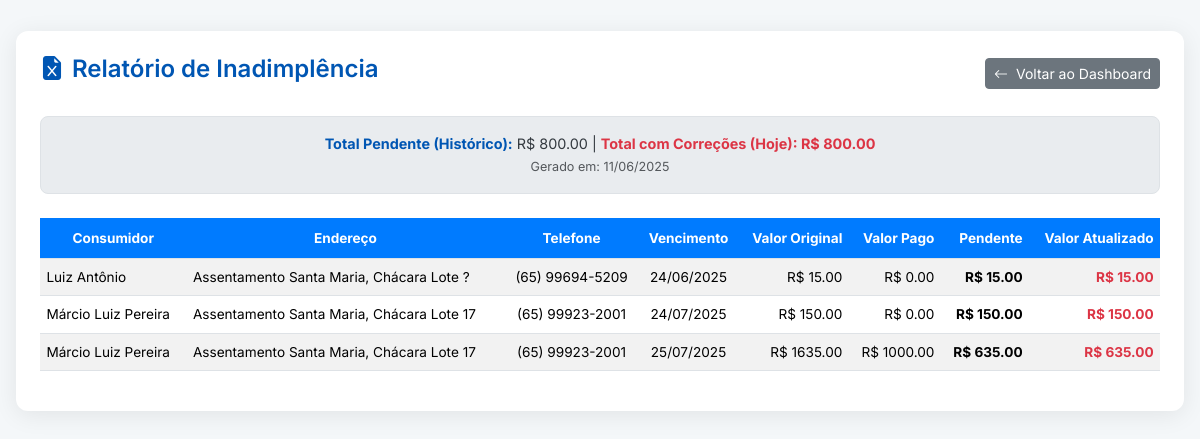
/relatorio-inadimplencia (signed in), run on an earlier commit of the app's database.
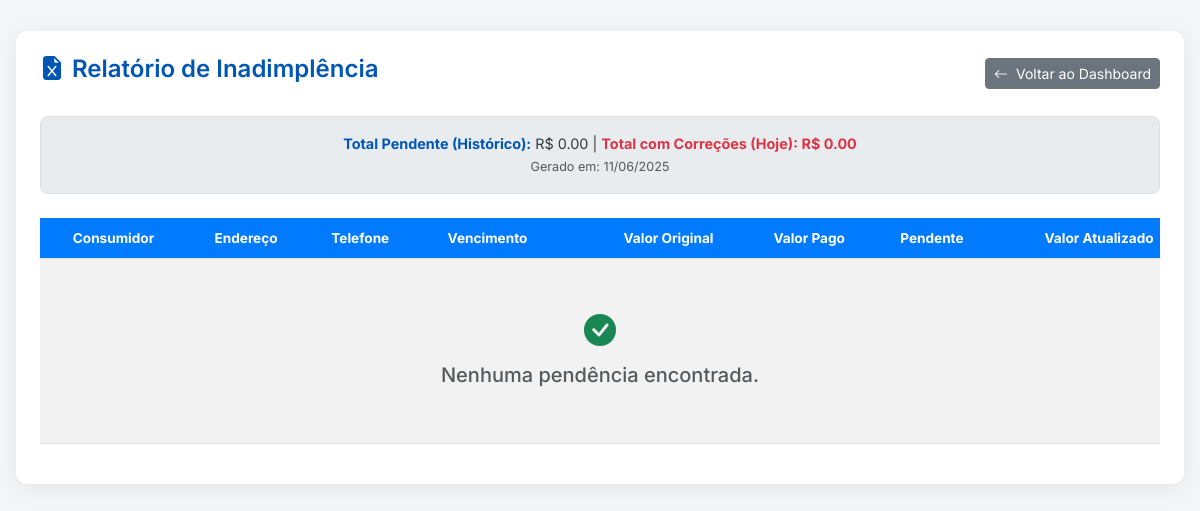
And on a later commit of the database.
### tables this page shows
CREATE TABLE leituras (
    id INTEGER PRIMARY KEY AUTOINCREMENT,
    consumidor_id INTEGER NOT NULL,
    leitura_anterior REAL,
    leitura_atual REAL NOT NULL,
    data_leitura_anterior DATE,
    data_leitura_atual DATE NOT NULL,
    qtd_dias_utilizados INTEGER,
    litros_consumidos REAL,
    media_por_dia REAL,
    valor_original REAL NOT NULL,
    taxa_minima_aplicada TEXT,
    valor_taxa_minima REAL,
    vencimento DATE,
    foto_hidrometro TEXT,
    FOREIGN KEY (consumidor_id) REFERENCES consumidores (id)
);

CREATE TABLE consumidores (
    id INTEGER PRIMARY KEY AUTOINCREMENT,
    nome TEXT NOT NULL,
    cpf TEXT UNIQUE,
    rg TEXT,
    endereco TEXT NOT NULL,
    telefone TEXT,
    hidrometro_num TEXT UNIQUE NOT NULL
);

### app.py (the view)
@app.route('/relatorio-inadimplencia')
@login_required
def relatorio_inadimplencia():
    try:
        db = get_db()
        config = get_current_config()
        hoje = date.today().strftime('%Y-%m-%d')
        hoje_obj = date.today()
        faturas_raw = db.execute('''
            SELECT
                l.id AS leitura_id,
                c.nome AS consumidor,
                c.endereco,
                c.telefone,
                l.data_leitura_atual,
                l.vencimento,
                l.valor_original,
                COALESCE((SELECT SUM(p.valor_pago) FROM pagamentos p WHERE p.leitura_id = l.id), 0) AS total_pago_acumulado,
                COALESCE((SELECT SUM(p.valor_multa) FROM pagamentos p WHERE p.leitura_id = l.id), 0) AS total_multa_acumulada,
                COALESCE((SELECT SUM(p.valor_juros) FROM pagamentos p WHERE p.leitura_id = l.id), 0) AS total_juros_acumulados
            FROM leituras l
            JOIN consumidores c ON l.consumidor_id = c.id
            ORDER BY l.vencimento ASC
        ''').fetchall()
        pendencias_calculadas = []
        total_pendente_geral = 0.0
        total_atualizado_geral = 0.0
        for p_raw in faturas_raw:
            try:
                valor_original_da_fatura = float(p_raw['valor_original'])
                total_pago_acumulado = float(p_raw['total_pago_acumulado'])
                total_multa_acumulada = float(p_raw['total_multa_acumulada'])
                total_juros_acumulados = float(p_raw['total_juros_acumulados'])
                valor_pendente = (valor_original_da_fatura + total_multa_acumulada + total_juros_acumulados) - total_pago_acumulado
                if valor_pendente > 0.01:
                    if not p_raw['vencimento']:
                        continue # Pula para a próxima fatura se não houver data de vencimento
                    multa_calculada_potencial, juros_calc, dias_atraso = calcular_penalidades(
                        valor_original_da_fatura,
                        valor_pendente, # Base para juros é o saldo pendente
                        p_raw['vencimento'],
                        hoje,
                        config['multa_percentual'],
                        config['juros_diario_percentual']
                    )
                    multa_para_exibir_agora = 0.0
                    if dias_atraso > 0 and total_multa_acumulada == 0:
                        multa_para_exibir_agora = multa_calculada_potencial
                    valor_atualizado = round(valor_pendente + multa_para_exibir_agora + juros_calc, 2)
                    is_vencido = datetime.strptime(p_raw['vencimento'], '%Y-%m-%d').date() < hoje_obj
                    pendencias_calculadas.append({
                        'consumidor': p_raw['consumidor'],
                        'endereco': p_raw['endereco'],
                        'telefone': p_raw['telefone'],
                        'data_leitura_atual': p_raw['data_leitura_atual'],
                        'vencimento': p_raw['vencimento'],
                        'valor_original': valor_original_da_fatura,
                        'total_pago': total_pago_acumulado,
                        'valor_pendente': valor_pendente,
                        'valor_atualizado': valor_atualizado,
                        'is_vencido': is_vencido
                    })
                    total_pendente_geral += valor_pendente
                    total_atualizado_geral += valor_atualizado
            except Exception as e_loop:
                app.logger.error(f"Erro ao processar inadimplência para leitura ID {p_raw.get('leitura_id')}: {e_loop}", exc_info=True)
                continue
        return render_template(
            'relatorio_inadimplencia.html',
            pendencias=pendencias_calculadas,
            total_pendente=round(total_pendente_geral, 2),
            total_atualizado=round(total_atualizado_geral, 2),
            data_hoje=datetime.now().strftime('%d/%m/%Y')
        )
    except Exception as e:
        app.logger.error(f"Erro crítico no relatório de inadimplência: {str(e)}", exc_info=True)
        flash("Ocorreu um erro ao gerar o relatório de inadimplência.", "danger")
        return redirect(url_for('dashboard'))

### app.py (called while the page is built)
def get_db():
    if 'db' not in g:
        g.db = sqlite3.connect(DATABASE)
        g.db.row_factory = sqlite3.Row
    return g.db

def login_required(f):
    @wraps(f)
    def decorated_function(*args, **kwargs):
        if 'usuario' not in session:
            flash('Você precisa estar logado para acessar esta página.', 'warning')
            return redirect(url_for('login'))
        return f(*args, **kwargs)
    return decorated_function

### templates/relatorio_inadimplencia.html (shortened to what this page needs)
<!DOCTYPE html>
<html lang="pt-BR">
  <head>
    <link
      href="https://cdn.jsdelivr.net/npm/bootstrap@5.3.3/dist/css/bootstrap.min.css"
      rel="stylesheet"
    />
    <link
      href="https://cdn.jsdelivr.net/npm/bootstrap-icons@1.11.3/font/bootstrap-icons.min.css"
      rel="stylesheet"
    />
  </head>
  <body>
    <div class="container-fluid">
      <div class="main-card">
        <div class="d-flex justify-content-between align-items-center mb-4">
          <h3>
            <i class="bi bi-file-earmark-excel-fill me-2"></i>Relatório de
            Inadimplência
          </h3>
          <a href="{{ url_for('dashboard') }}" class="btn btn-secondary btn-sm">
            <i class="bi bi-arrow-left me-1"></i> Voltar ao Dashboard
          </a>
        </div>
        <div class="stats-box mb-4 text-center">
          <strong>Total Pendente (Histórico):</strong> R$ {{
          "%.2f"|format(total_pendente) }} |
          <strong class="text-danger"
            >Total com Correções (Hoje): R$ {{ "%.2f"|format(total_atualizado)
            }}</strong
          >
          <p class="text-muted small mb-0 mt-1">Gerado em: {{ data_hoje }}</p>
        </div>
        <div class="table-responsive">
          <table class="table table-striped table-hover align-middle">
            <thead>
              <tr>
                <th>Consumidor</th>
                <th>Endereço</th>
                <th>Telefone</th>
                <th>Vencimento</th>
                <th class="text-numeric">Valor Original</th>
                <th class="text-numeric">Valor Pago</th>
                <th class="text-numeric">Pendente</th>
                <th class="text-numeric">Valor Atualizado</th>
              </tr>
            </thead>
            <tbody>
              {% for p in pendencias %}
              <tr>
                <td style="white-space: normal; text-align: left">
                  {{ p.consumidor }}
                </td>
                <td style="white-space: normal; text-align: left">
                  {{ p.endereco }}
                </td>
                <td>{{ p.telefone }}</td>
                <td class="{% if p.is_vencido %}text-danger fw-bold{% endif %}">
                  {{ p.vencimento.split('-')[2] }}/{{ p.vencimento.split('-')[1]
                  }}/{{ p.vencimento.split('-')[0] }}
                </td>
                <td class="text-numeric">
                  R$ {{ "%.2f"|format(p.valor_original) }}
                </td>
                <td class="text-numeric">
                  R$ {{ "%.2f"|format(p.total_pago) }}
                </td>
                <td class="text-numeric fw-bold">
                  R$ {{ "%.2f"|format(p.valor_pendente) }}
                </td>
                <td class="text-numeric text-danger fw-bold">
                  R$ {{ "%.2f"|format(p.valor_atualizado) }}
                </td>
              </tr>
              {% else %}
              <tr>
                <td colspan="8" class="text-center p-5 text-muted">
                  <i class="bi bi-check-circle-fill fs-2 text-success"></i>
                  <h5 class="mt-2">Nenhuma pendência encontrada.</h5>
                </td>
              </tr>
              {% endfor %}
            </tbody>
          </table>
        </div>
      </div>
    </div>
  </body>
</html>

What changed in the data, as far as the page shows it:
removed leituras: consumidor "Luiz Antônio", endereco "Assentamento Santa Maria, Chácara Lote ?", telefone "(65) 99694-5209", vencimento "24", vencimento "06", vencimento "2025", valor_original "15.00", total_pago "0.00", valor_pendente "15.00", valor_atualizado "15.00"
removed leituras: consumidor "Márcio Luiz Pereira", endereco "Assentamento Santa Maria, Chácara Lote 17", telefone "(65) 99923-2001", vencimento "24", vencimento "07", vencimento "2025", valor_original "150.00", total_pago "0.00", valor_pendente "150.00", valor_atualizado "150.00"
removed leituras: consumidor "Márcio Luiz Pereira", endereco "Assentamento Santa Maria, Chácara Lote 17", telefone "(65) 99923-2001", vencimento "25", vencimento "07", vencimento "2025", valor_original "1635.00", total_pago "1000.00", valor_pendente "635.00", valor_atualizado "635.00"
Also different on the page:
{{ "%.2f"|format(total_pendente) }}: "800.00" → "0.00"
{{ "%.2f"|format(total_atualizado) }}: "800.00" → "0.00"
text now shown: "Nenhuma pendência encontrada."
